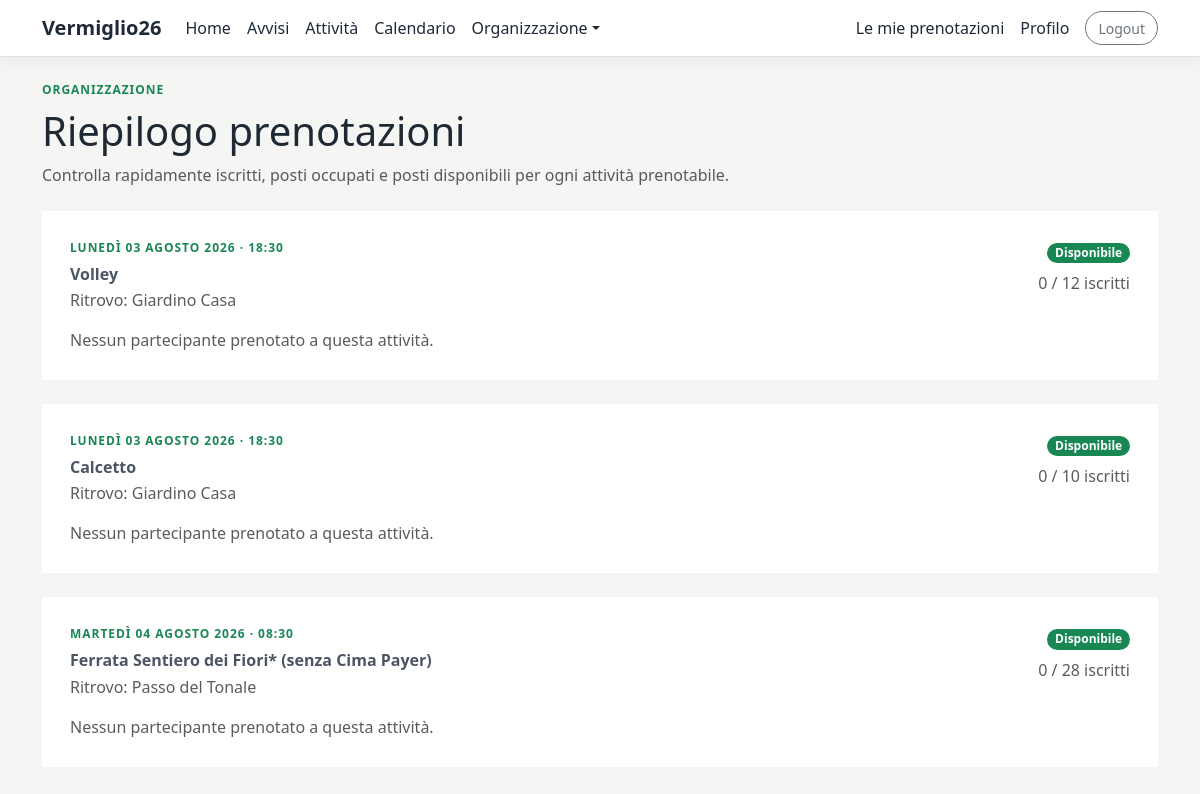
Page /accounts/bookings-overview/ (signed in) on the earlier database version.
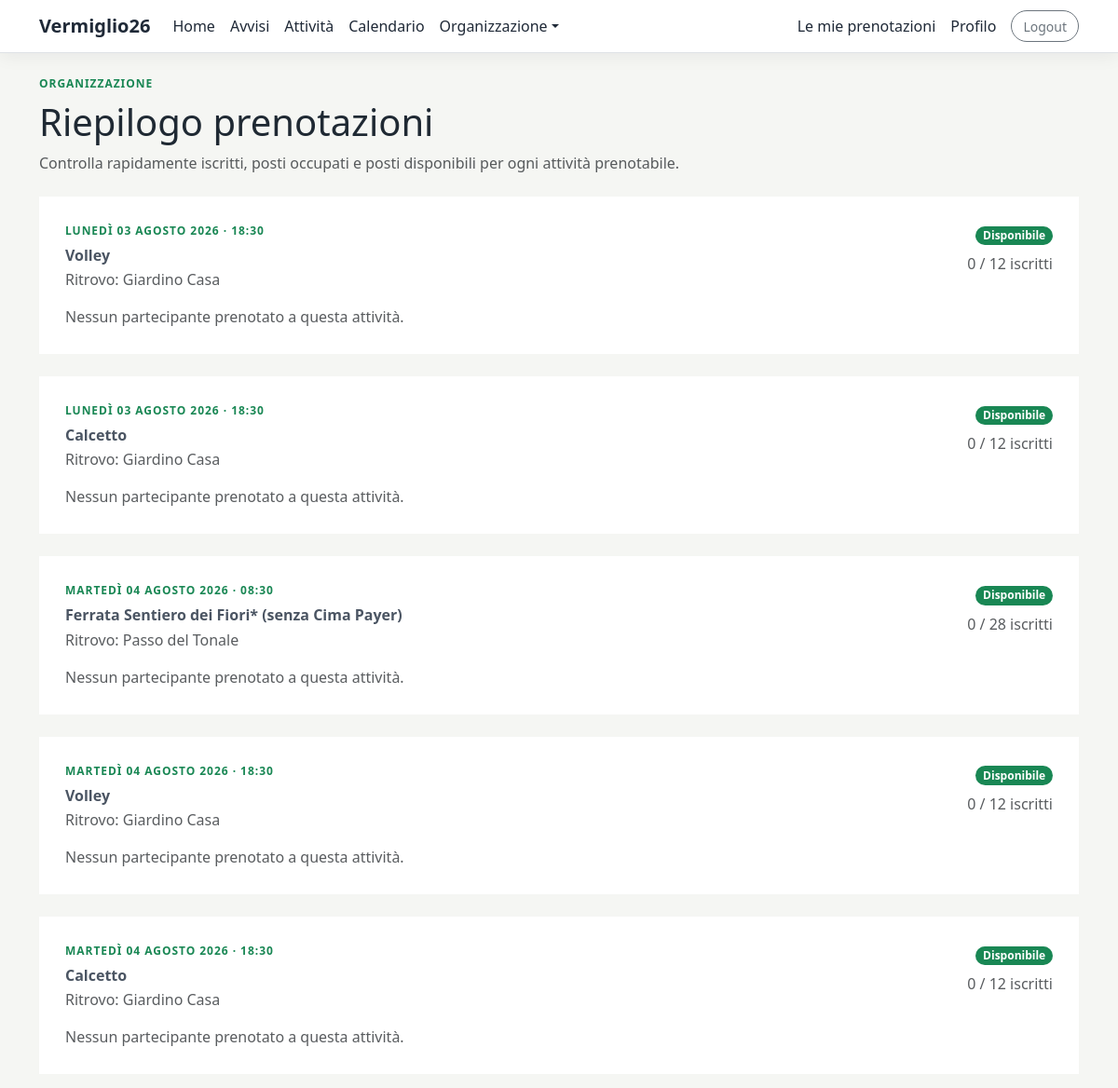
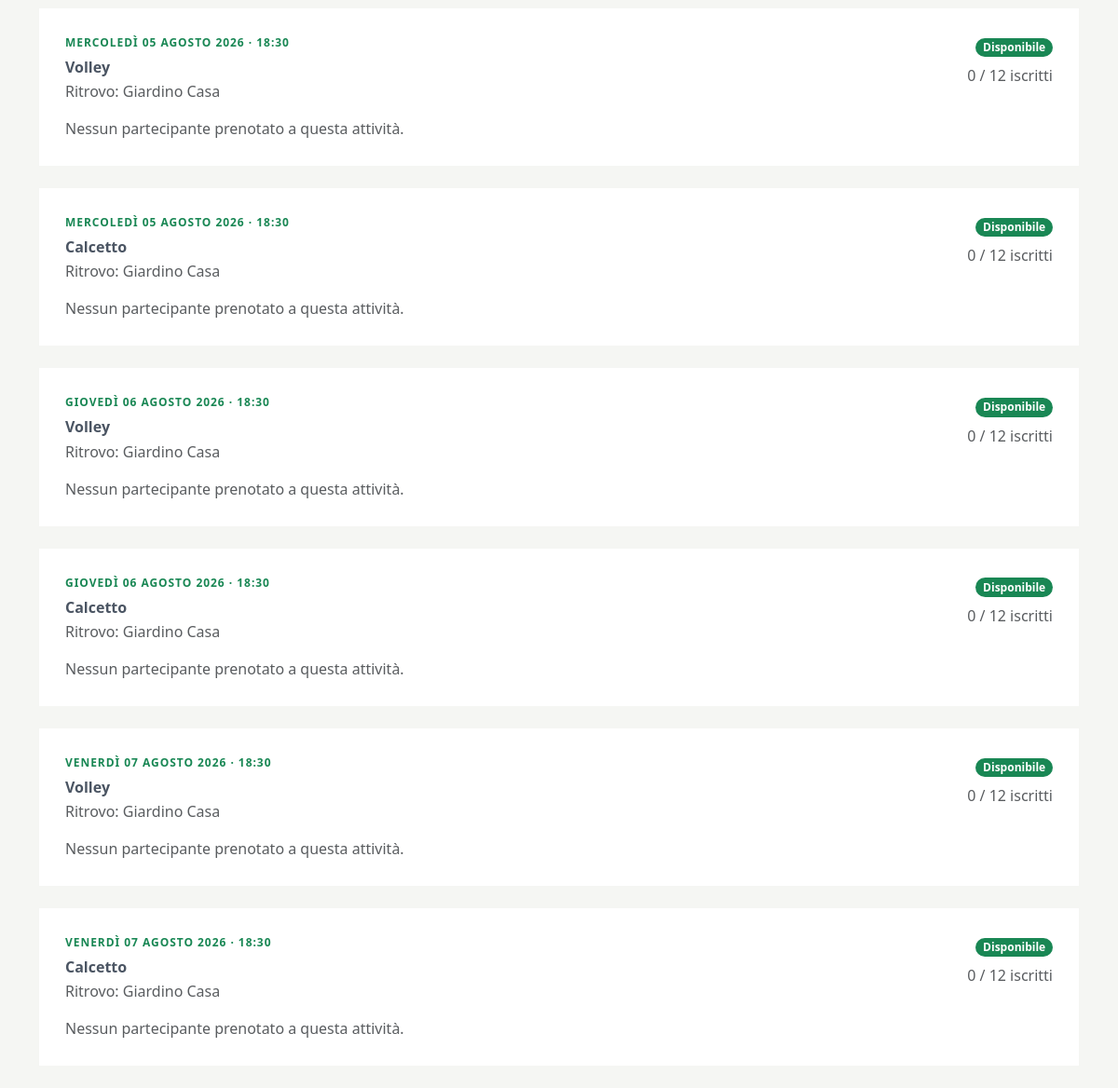
Same page on the later database version (2 pictures, top to bottom).
### activities/models.py (models this page shows, shortened)
class Activity(models.Model):
    title = models.CharField(max_length=200)
    category = models.ForeignKey(
        Category,
        on_delete=models.SET_NULL,
        null=True,
        blank=True,
        related_name="activities"
    )
    description = models.TextField(blank=True)
    image = models.ImageField(
        upload_to="activities/",
        blank=True,
        null=True,
        verbose_name="Immagine"
    )
    date = models.DateField()
    start_time = models.TimeField()
    end_time = models.TimeField(blank=True, null=True)
    meeting_place = models.CharField(max_length=200)
    max_participants = models.PositiveIntegerField(
        blank=True,
        null=True,
        verbose_name="Numero massimo partecipanti"
    )
    price = models.DecimalField(
        max_digits=7,
        decimal_places=2,
        blank=True,
        null=True,
        validators=[
            MinValueValidator(Decimal("0.00"))
        ],
        verbose_name="Prezzo"
    )
    what_to_bring = models.TextField(blank=True)
    requires_booking = models.BooleanField(
        default=True,
        verbose_name="Richiede prenotazione"
    )
    created_by = models.ForeignKey(
        settings.AUTH_USER_MODEL,
        on_delete=models.CASCADE,
        related_name="created_activities"
    )
    created_at = models.DateTimeField(auto_now_add=True)
    updated_at = models.DateTimeField(auto_now=True)
    class Meta:
        verbose_name_plural = "Activities"
    @property
    def booked_count(self):
        return self.bookings.count()
    @property
    def available_spots(self):
        if not self.requires_booking:
            return None
        if self.max_participants is None:
            return None
        return self.max_participants - self.booked_count
    @property
    def is_full(self):
        if not self.requires_booking:
            return False
        if self.available_spots is None:
            return False
        return self.available_spots <= 0
    @property
    def is_almost_full(self):
        if not self.requires_booking:
            return False
        if self.available_spots is None:
            return False
        return not self.is_full and self.available_spots <= 3

### accounts/views.py (the view)
# urls.py: path("bookings-overview/", views.bookings_overview, name="bookings_overview"),
@login_required
def bookings_overview(request):
    if not request.user.is_staff:
        messages.error(request, "Non hai il permesso per vedere il riepilogo prenotazioni.")
        return redirect("accounts:home")
    activities = Activity.objects.filter(
        requires_booking=True
    ).prefetch_related(
        "bookings__user"
    ).order_by(
        "date",
        "start_time"
    )
    context = {
        "activities": activities
    }
    return render(request, "accounts/bookings_overview.html", context)

### accounts/context_processors.py (called while the page is built)
def registration_only_mode(request):
    return {
        "registration_only_mode": getattr(settings, "REGISTRATION_ONLY_MODE", False)
    }

### templates/accounts/bookings_overview.html (shortened to what the changed rows need)
{% extends "base.html" %}
{% block content %}
    <div class="mb-4">
        <h1 class="page-title mb-2">
            Riepilogo prenotazioni
        </h1>
    </div>
    {% if activities %}
        <div class="vstack gap-4">
            {% for activity in activities %}
                <div class="clean-card">
                    <div class="card-body">
                        <div class="d-flex justify-content-between align-items-start flex-wrap gap-3 mb-3">
                            <div>
                                <div class="section-label">
                                    {{ activity.date|date:"l d F Y" }} · {{ activity.start_time|time:"H:i" }}
                                </div>
                                <h2 class="home-card-title mb-1">
                                    {{ activity.title }}
                                </h2>
                                <p class="text-muted mb-0">
                                    Ritrovo: {{ activity.meeting_place }}
                                </p>
                            </div>
                            <div class="text-end">
                                {% if activity.is_full %}
                                    <span class="badge text-bg-danger">
                                        Completa
                                    </span>
                                {% elif activity.is_almost_full %}
                                    <span class="badge text-bg-warning">
                                        Quasi piena
                                    </span>
                                {% else %}
                                    <span class="badge text-bg-success">
                                        Disponibile
                                    </span>
                                {% endif %}
                                <p class="text-muted mb-0 mt-2">
                                    {{ activity.booked_count }} / {{ activity.max_participants }} iscritti
                                </p>
                            </div>
                        </div>
                        {% if activity.bookings.all %}
                            <div class="table-responsive">
                                <table class="table align-middle mb-0">
                                    <thead>
                                        <tr>
                                            <th>Iscritto</th>
                                            <th>Email</th>
                                            <th>Data prenotazione</th>
                                        </tr>
                                    </thead>
                                    <tbody>
                                        {% for booking in activity.bookings.all %}
                                            <tr>
                                                <td>
                                                    <strong>
                                                        {% if booking.user.first_name or booking.user.last_name %}
                                                            {{ booking.user.first_name }} {{ booking.user.last_name }}
                                                        {% else %}
                                                            {{ booking.user.username }}
                                                        {% endif %}
                                                    </strong>
                                                    <div class="text-muted small">
                                                        @{{ booking.user.username }}
                                                    </div>
                                                </td>
                                                <td>
                                                    {% if booking.user.email %}
                                                        {{ booking.user.email }}
                                                    {% else %}
                                                        <span class="text-muted">
                                                            Non indicata
                                                        </span>
                                                    {% endif %}
                                                </td>
                                                <td>
                                                    {{ booking.created_at|date:"d/m/Y H:i" }}
                                                </td>
                                            </tr>
                                        {% endfor %}
                                    </tbody>
                                </table>
                            </div>
                        {% else %}
                            <p class="text-muted mb-0">
                                Nessun partecipante prenotato a questa attività.
                            </p>
                        {% endif %}
                    </div>
                </div>
            {% endfor %}
        </div>
    {% endif %}
{% endblock %}

Differences in the rows shown:
changed Activity (number 2 of 11 on the later page): max_participants "10" → "12"
added Activity: date "MARTEDÌ 04 AGOSTO 2026", start_time "18:30", title "Volley", meeting_place "Giardino Casa", requires_booking "Disponibile", booked_count "0", max_participants "12", shows "Nessun partecipante prenotato a questa attività."
added Activity: date "MARTEDÌ 04 AGOSTO 2026", start_time "18:30", title "Calcetto", meeting_place "Giardino Casa", requires_booking "Disponibile", booked_count "0", max_participants "12", shows "Nessun partecipante prenotato a questa attività."
added Activity: date "MERCOLEDÌ 05 AGOSTO 2026", start_time "18:30", title "Volley", meeting_place "Giardino Casa", requires_booking "Disponibile", booked_count "0", max_participants "12", shows "Nessun partecipante prenotato a questa attività."
added Activity: date "MERCOLEDÌ 05 AGOSTO 2026", start_time "18:30", title "Calcetto", meeting_place "Giardino Casa", requires_booking "Disponibile", booked_count "0", max_participants "12", shows "Nessun partecipante prenotato a questa attività."
added Activity: date "GIOVEDÌ 06 AGOSTO 2026", start_time "18:30", title "Volley", meeting_place "Giardino Casa", requires_booking "Disponibile", booked_count "0", max_participants "12", shows "Nessun partecipante prenotato a questa attività."
added Activity: date "GIOVEDÌ 06 AGOSTO 2026", start_time "18:30", title "Calcetto", meeting_place "Giardino Casa", requires_booking "Disponibile", booked_count "0", max_participants "12", shows "Nessun partecipante prenotato a questa attività."
added Activity: date "VENERDÌ 07 AGOSTO 2026", start_time "18:30", title "Volley", meeting_place "Giardino Casa", requires_booking "Disponibile", booked_count "0", max_participants "12", shows "Nessun partecipante prenotato a questa attività."
added Activity: date "VENERDÌ 07 AGOSTO 2026", start_time "18:30", title "Calcetto", meeting_place "Giardino Casa", requires_booking "Disponibile", booked_count "0", max_participants "12", shows "Nessun partecipante prenotato a questa attività."
